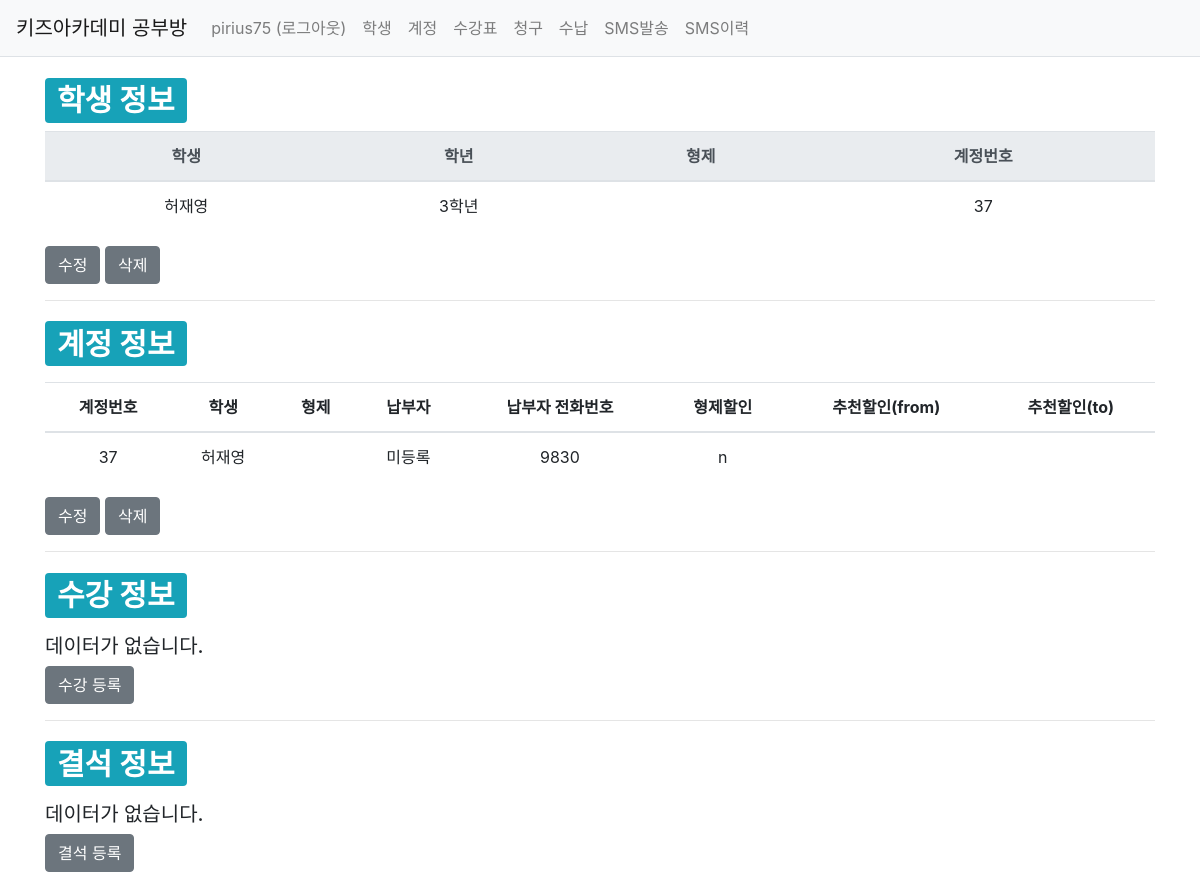
/studyroom/account/create/47/ (signed in), run on an earlier commit of the app's database.
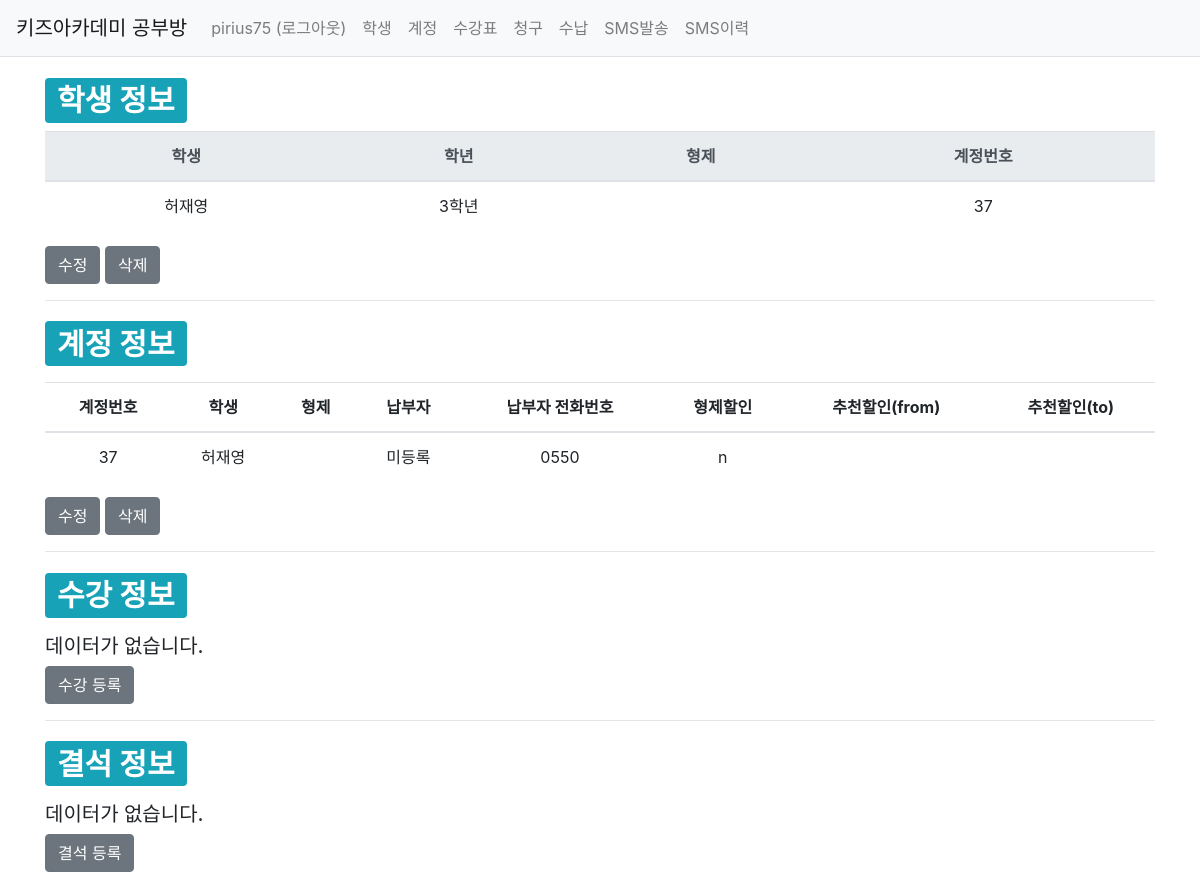
And on a later commit of the database.
### studyroom/models.py (models this page shows, shortened)
class Student(models.Model):
    Grade_choices = (
        ('Y6','6세'),
        ('Y7','7세'),
        ('E1','1학년'),
        ('E2','2학년'),
        ('E3','3학년'),
        ('E4','4학년'),
        ('E5','5학년'),
        ('E6','6학년'),
    )
    user = models.ForeignKey(User, on_delete=models.CASCADE)
    brother = models.ForeignKey('self', on_delete=models.CASCADE, blank=True, null=True)
    name = models.CharField(max_length=20)
    grade = models.CharField(max_length=2, choices=Grade_choices)
    create_date = models.DateTimeField()
    modify_date = models.DateTimeField(null=True, blank=True)
    delete_yn = models.CharField(max_length=1, default='n')

class Account(models.Model):
    user = models.ForeignKey(User, on_delete=models.CASCADE)
    student = models.ForeignKey(Student, on_delete=models.CASCADE)
    payer = models.CharField(max_length=40, null=True, blank=True)
    payer_phone_num = models.CharField(max_length=11, null=True, blank=True)
    sms_phone_num = models.CharField(max_length=11, null=True, blank=True)
    brother_dc_yn = models.CharField(max_length=1, default='n')
    recommend_dc_start = models.CharField(max_length=6, null=True, blank=True, default='yyyymm')
    recommend_dc_end = models.CharField(max_length=6, null=True, blank=True, default='yyyymm')
    create_date = models.DateTimeField()
    modify_date = models.DateTimeField(null=True, blank=True)

### studyroom/views/account_views.py (the view)
@login_required(login_url='common:login')
def account_create(request, student_id):
    student = get_object_or_404(Student, pk=student_id)
    if request.method == "POST":
        form = AccountForm(request.POST)
        if form.is_valid():
            account = form.save(commit=False)
            account.user = request.user
            account.create_date = timezone.now()
            account.student = student
            account.save()
            return redirect('studyroom:detail', student_id=student.id)
    else:
        form = AccountForm()
    context = {'student': student, 'form': form}
    return render(request, 'studyroom/student_detail.html', context)

### templates/studyroom/student_detail.html (shortened to what the changed rows need)
{% extends 'base.html' %}
{% block content %}
<div class="container my-3">
    <div>
        <h1>
            <span class="badge badge-info">학생 정보</span>
        </h1>
    </div>
    <table class="table">
        <thead>
        <tr class="text-center thead-light">
            <th>학생</th>
            <th>학년</th>
            <th>형제</th>
            <th>계정번호</th>
        </tr>
        </thead>
        <tbody>
        <tr class="text-center">
            <td>{{ student.name }}</td>
            <td>{{ student.get_grade_display }}</td>
            <td>{{ student.brother.name }}</td>
            <td>{{ student.account_set.all.first.id }} {{ student.brother.account_set.all.first.id }}</td>
        </tr>
        </tbody>
    </table>
    <div class="my-3">
        <h1>
            <span class="badge badge-info">계정 정보</span>
        </h1>
    </div>
    {% if  student.account_set.all.first.id %}
    <table class="table">
        <thead>
        <tr class="text-center thead-secondary">
            <th>계정번호</th>
            <th>학생</th>
            <th>형제</th>
            <th>납부자</th>
            <th>납부자 전화번호</th>
            <th>형제할인</th>
            <th>추천할인(from)</th>
            <th>추천할인(to)</th>
        </tr>
        </thead>
        <tbody>
        <tr class="text-center">
            <td>{{ student.account_set.all.first.id }}</td>
            <td>{{ student.account_set.all.first.student.name }}</td>
            <td>{{ student.account_set.all.first.student.brother.name|default_if_none:"미등록" }}</td>
            <td>{{ student.account_set.all.first.payer|default_if_none:"미등록" }}</td>
            <td>{{ student.account_set.all.first.payer_phone_num|default_if_none:"미등록" }}</td>
            <td>{{ student.account_set.all.first.brother_dc_yn }}</td>
            <td>{{ student.account_set.all.first.recommend_dc_start|default_if_none:"" }}</td>
            <td>{{ student.account_set.all.first.recommend_dc_end|default_if_none:"" }}</td>
        </tr>
        </tbody>
    </table>
    <div class="my-3">
        <a href="{% url 'studyroom:account_modify' student.account_set.all.first.id  %}"
           class="btn btn-secondary">수정</a>
        <a href="#" class="delete btn btn-secondary"
            data-uri="{% url 'studyroom:account_delete' student.account_set.all.first.id  %}">삭제</a>
    </div>
    {% endif %}
    <div class="my-3">
        <h1>
            <span class="badge badge-info">수강 정보</span>
        </h1>
    </div>
    <div class="my-3">
        <h1>
            <span class="badge badge-info">결석 정보</span>
        </h1>
    </div>
</div>
{% endblock %}

What changed in the data, as far as the page shows it:
changed through a linked row, Student "허재영": account_set.all.first.payer_phone_num "9830" → "0550"
